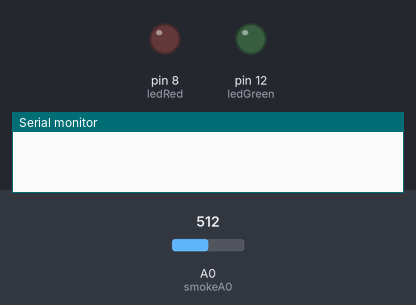
A sketch run on a simulated Arduino Uno, built with avr-gcc and run on an emulated ATmega328P. Parts: output pins drawn as LEDs (lit = HIGH), the last lines printed to the serial monitor. Inputs (shaded band) come from the test bench; at power-on: A0 (smokeA0) = 512.

Above: at 0.1 s.
At 20.1 s:
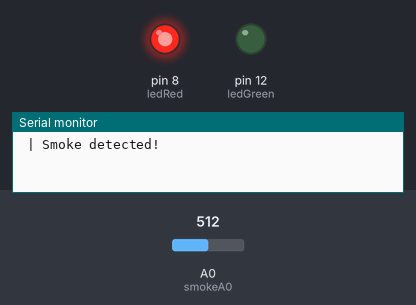
Timing chart, 0 to 21.6 s (numbered marks = the images above):
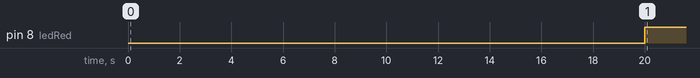

Measured:
- by itself, pin 8 (ledRed): LOW → HIGH at 20.0 s

The sketch:

sketch_oct09b.ino
```cpp
#include <Wire.h>
#include <LiquidCrystal_I2C.h>
//I2C pins declaration
LiquidCrystal_I2C lcd(0x3F, 16, 2);

int smokeA0 = A0;
//int buzzer = 11;
int ledGreen = 12;
int ledRed = 8;
float sensorValue;

void setup() {
  //pinMode(buzzer,OUTPUT);
  pinMode(ledGreen,OUTPUT);
  pinMode(ledRed,OUTPUT);
  pinMode(smokeA0,INPUT);
  Serial.begin(9600); // sets the serial port to 9600
  //Serial.println("Gas sensor warming up!");
  delay(20000); // allow the MQ-2 to warm up
  //noTone(buzzer);

}

void loop() {
  sensorValue=analogRead(smokeA0);

  if (sensorValue > 300) {
    Serial.print(" | Smoke detected!");
    //tone(buzzer,1000,200);
    digitalWrite(ledRed,HIGH);
    digitalWrite(ledGreen,LOW);
  } else {
    Serial.print(" | Smoke  not detected!");
    //noTone(buzzer);
    digitalWrite(ledRed,LOW);
    digitalWrite(ledGreen,HIGH);
  }

  delay(500); // wait 2s for next reading
}
```
